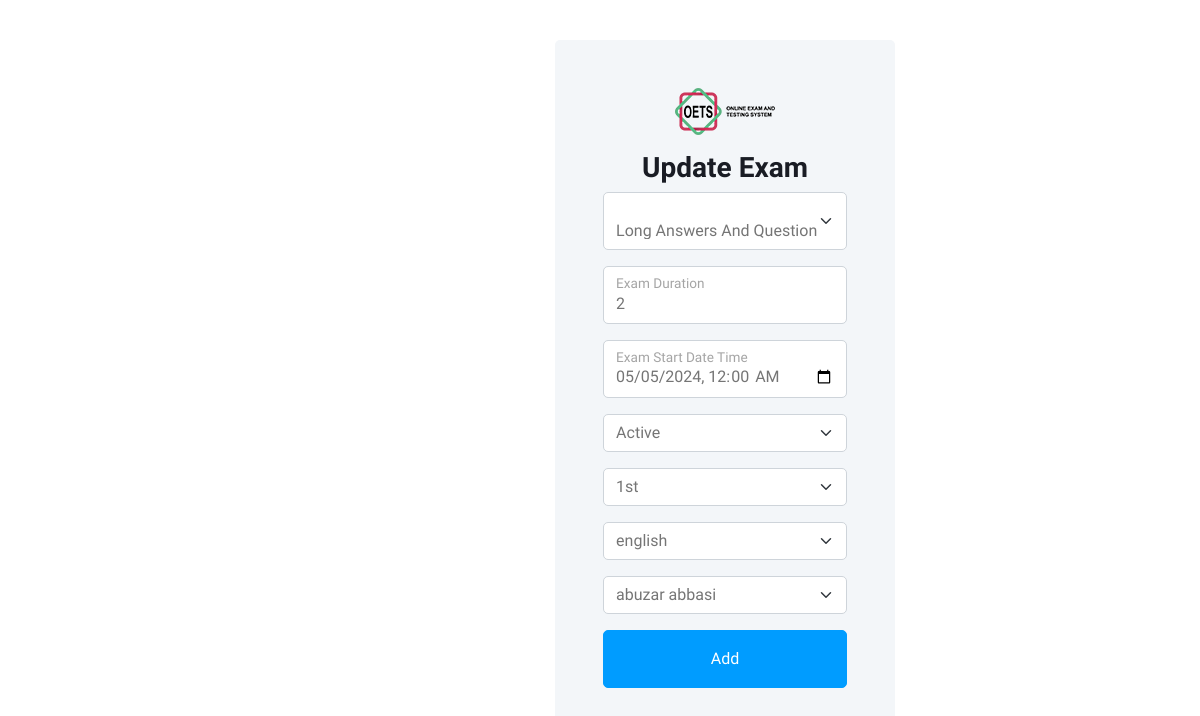
The app's page /Teacher/update_exam.php?id=3 with its own data.
### tables this page shows
CREATE TABLE `exams` (
  `exam_id` int(11) NOT NULL,
  `exam_type` enum('class_test','entry_test','internal_exam','external_exam') NOT NULL,
  `exam_duration_minutes` int(11) DEFAULT NULL,
  `start_datetime` date NOT NULL DEFAULT curdate(),
  `exam_status` enum('active','inactive') DEFAULT 'inactive',
  `semester_id` int(11) NOT NULL,
  `subject_id` int(11) NOT NULL,
  `teacher_id` int(11) NOT NULL
);

### Teacher/update_exam.php (the view, shortened to what this page needs)
<?php
include "../db/dbConnection.php";
    ?>
    <?php
$getID = $_GET['id'];
$selectData = "SELECT * FROM exams WHERE exam_id = '$getID'";
$sql = mysqli_query($conn, $selectData);
$row = mysqli_fetch_array($sql);
?>
<!DOCTYPE html>
<html lang="en">
<head>
    <link href="https://cdnjs.cloudflare.com/ajax/libs/font-awesome/5.10.0/css/all.min.css" rel="stylesheet">
    <link href="https://cdn.jsdelivr.net/npm/bootstrap-icons@1.4.1/font/bootstrap-icons.css" rel="stylesheet">
    <link href="../lib/owlcarousel/assets/owl.carousel.min.css" rel="stylesheet">
    <link href="../lib/tempusdominus/css/tempusdominus-bootstrap-4.min.css" rel="stylesheet" />
    <link href="../css/bootstrap.min.css" rel="stylesheet">
    <link href="../css/style.css" rel="stylesheet">
</head>
<body>
    <div class="container-xxl position-relative bg-white d-flex p-0">
        <div class="content">
            <div class="container-fluid">
                <div class="row h-100 align-items-center justify-content-center" style="min-height: 100vh;">
                    <div class="col-12 col-sm-10 col-md-8 col-lg-6 col-xl-5">
                        <div class="bg-light rounded p-4 p-sm-5 my-4 mx-3">
                            <div class="d-flex align-items-center justify-content-center mb-3">
                                <a href="index.html" class="">
                                    <img src="../img/logo.png" class="w-100" alt="logo">
                                </a>
                            </div>
                            <h3 class="text-center">Update Exam</h3>
                            <form method="post" action="<?php echo htmlspecialchars($_SERVER["PHP_SELF"]); ?>?id=<?php echo $getID; ?>" enctype="multipart/form-data">
                            <div class="form-floating mb-3">
                                    <select name="exam_type" id="exam_type" class="form-select mb-3" aria-label="Exam Type">
                                        <option value="long_answer" <?php if ($row['exam_type'] == 'long_answer') echo 'selected'; ?>>Long Answers And Question</option>
                                    </select>
                                </div>
                                <div class="form-floating mb-3">
                                    <input type="text" name="exam_duration_minutes" class="form-control" id="exam_duration_minutes" placeholder="Exam Duration" value="<?php echo $row['exam_duration_minutes']; ?>" required>
                                    <label for="floatingInput">Exam Duration</label>
                                </div>
                                <div class="form-floating mb-3">
                                    <?php
                                    if (!empty($row['start_datetime']) && $row['start_datetime'] != '0000-00-00 00:00:00') {
                                        $formatted_date = date('Y-m-d\TH:i', strtotime($row['start_datetime']));
                                    } else {
                                        $formatted_date = date('Y-m-d\TH:i');
                                    }
                                    ?>
                                    <input type="datetime-local" name="exam_start_time" class="form-control" id="exam_start_time" placeholder="Exam Start Date Time" value="<?php echo $formatted_date; ?>" required>
                                    <label for="exam_start_time">Exam Start Date Time</label>
                                </div>
                                <select name="exam_status" class="form-select mb-3" aria-label="Exam Status">
                                    <option value="active" <?php if ($row['exam_status'] == 'active') echo 'selected'; ?>>Active</option>
                                </select>
                                <select name="semester" class="form-select mb-3" aria-label="Select Semester">
                                    <?php
                                    $semester_query = "SELECT semester_id, semester_name FROM semesters";
                                    $semester_result = mysqli_query($conn, $semester_query);
                                    while ($row_semester = mysqli_fetch_assoc($semester_result)) {
                                        $selected = ($row_semester['semester_id'] == $row['semester_id']) ? 'selected' : '';
                                        echo "<option value='" . $row_semester['semester_id'] . "' " . $selected . ">" . $row_semester['semester_name'] . "</option>";
                                    }
                                    ?>
                                </select>
                                <select name="subject" class="form-select mb-3" aria-label="Select Subject">
                                    <?php
                                    $subject_query = "SELECT subject_id, subject_name FROM subjects";
                                    $subject_result = mysqli_query($conn, $subject_query);
                                    while ($row_subject = mysqli_fetch_assoc($subject_result)) {
                                        $selected = ($row_subject['subject_id'] == $row['subject_id']) ? 'selected' : '';
                                        echo "<option value='" . $row_subject['subject_id'] . "' " . $selected . ">" . $row_subject['subject_name'] . "</option>";
                                    }
                                    ?>
                                </select>
                                <select name="teacher" class="form-select mb-3" aria-label="Select Teacher">
                                    <?php
                                    $teacher_query = "SELECT teachers.teacher_id, users.name
                      FROM users
                      INNER JOIN teachers ON users.user_id = teachers.user_id";
                                    $teacher_result = mysqli_query($conn, $teacher_query);
                                    while ($row_teacher = mysqli_fetch_assoc($teacher_result)) {
                                        $selected = ($row_teacher['teacher_id'] == $row['teacher_id']) ? 'selected' : '';
                                        echo "<option value='" . $row_teacher['teacher_id'] . "' " . $selected . ">" . $row_teacher['name'] . "</option>";
                                    }
                                    ?>
                                </select>
                                <button type="submit" name="submit" class="btn btn-primary py-3 w-100 mb-4">Add</button>
                        </div>
                    </div>
                </div>
            </div>
        </div>
</body>
</html>

### css/style.css (style rules this page uses)
:root { --primary: #009CFF; --light: #F3F6F9; --dark: #191C24; }
.btn { transition: .5s; }
.btn.btn-primary { color: #FFFFFF; }
.content { margin-left: 250px; min-height: 100vh; background: #FFFFFF; transition: 0.5s; }
@media (min-width: 992px) { .content { width: calc(100% - 250px); } }

### records on screen
exams: exam_duration_minutes "2", exam_start_time "05/05/2024 00:00", exam_status "Active"

### other values on screen
form field semester "1st"
form field subject "english"
form field teacher "abuzar abbasi"
